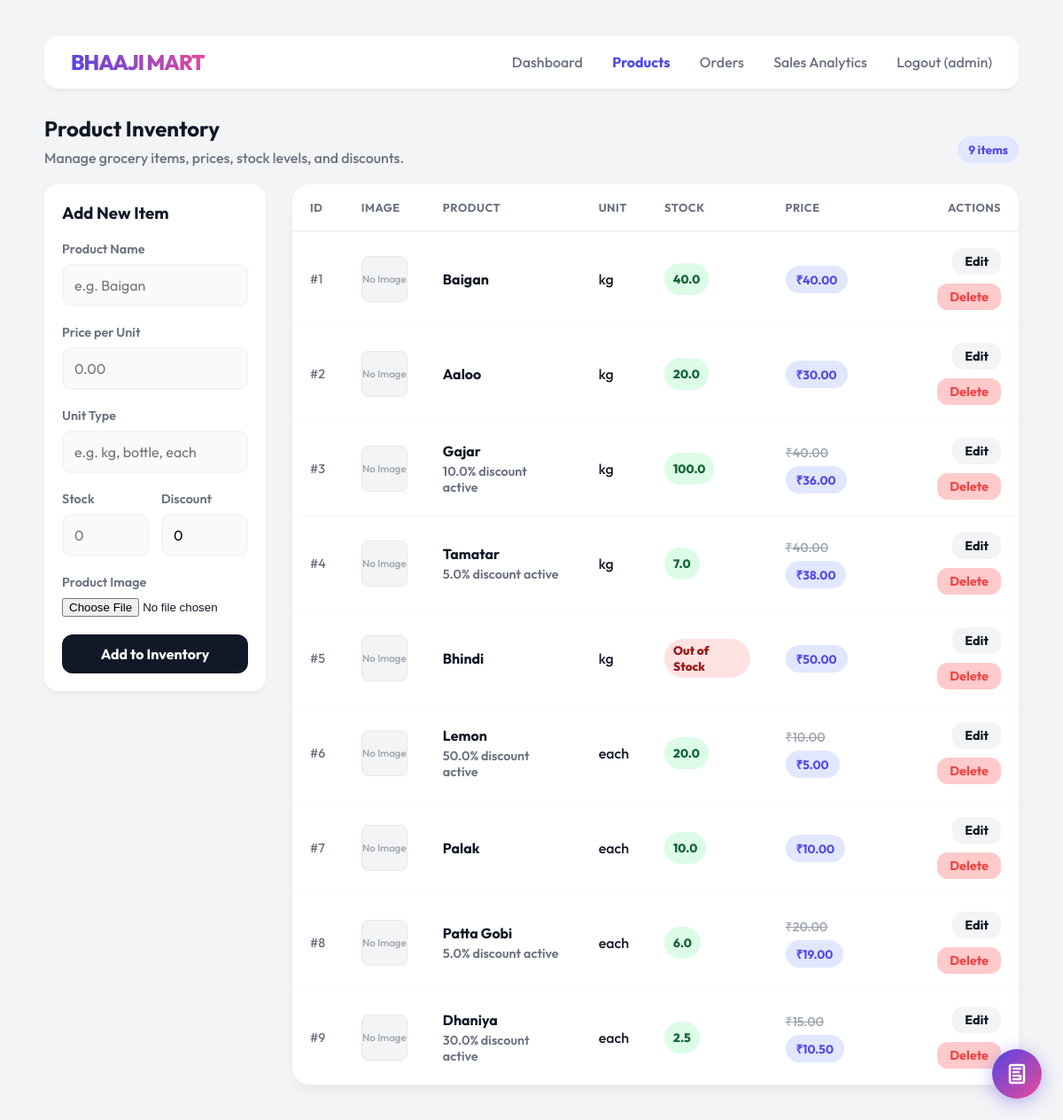
Before: /products (signed in) with the older database file.
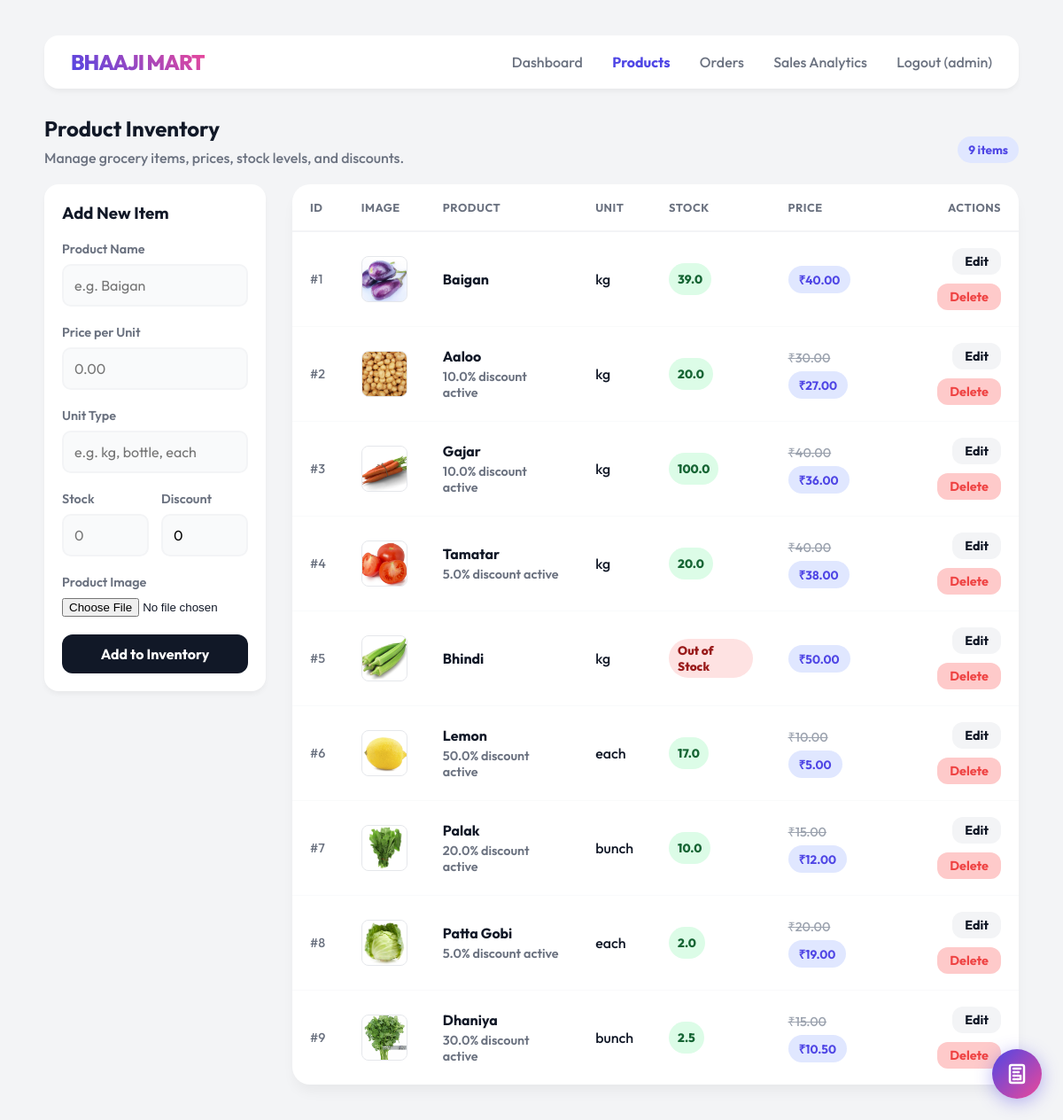
After: the same page with the newer database file.
### tables this page shows
CREATE TABLE products (
        product_id INTEGER PRIMARY KEY AUTOINCREMENT,
        name TEXT NOT NULL,
        price REAL NOT NULL,
        unit TEXT NOT NULL,
        stock REAL NOT NULL DEFAULT 0 CHECK(stock >= 0),
        discount REAL NOT NULL DEFAULT 0 CHECK(discount >= 0 AND discount <= 100)
    , image_url TEXT);

### backend/app.py (the view, shortened to what this page needs)
@app.route("/products", methods=["GET", "POST"])
@admin_required
def products():
    products = get_all_products()
    return render_template("products.html", products=products)

### backend/app.py (called while the page is built)
@login_manager.user_loader
def load_user(user_id):
    conn = get_connection()
    user_data = conn.execute("SELECT * FROM users WHERE id = ?", (user_id,)).fetchone()
    conn.close()
    if user_data:
        return User(user_data['id'], user_data['username'], user_data['password_hash'], user_data['role'])
    return None

def admin_required(f):
    @wraps(f)
    @login_required
    def decorated_function(*args, **kwargs):
        if current_user.role != 'admin':
            return "403 Forbidden: Admins only", 403
        return f(*args, **kwargs)
    return decorated_function

@app.context_processor
def inject_cart_count():
    if current_user.is_authenticated and current_user.role == 'customer':
        return {"cart_count": get_cart_count(current_user.id)}
    return {"cart_count": 0}

### backend/db.py (called while the page is built)
def get_connection():
    conn = sqlite3.connect(DB_NAME)
    conn.row_factory = sqlite3.Row
    return conn

### backend/products.py (called while the page is built)
def get_all_products():
    conn = get_connection()
    products = conn.execute("SELECT * FROM products").fetchall()
    conn.close()
    return products

### templates/products.html (shortened to what the changed rows need)
{% extends "base.html" %}
{% block content %}
<div class="page-header flex-between">
    <div>
        <h2 class="page-title">Product Inventory</h2>
    </div>
</div>
<div class="dashboard-grid inventory-layout">
    <div class="main-content inventory-panel">
        <div class="inventory-table-wrap">
            <table class="inventory-table">
                <thead>
                    <tr>
                        <th>ID</th>
                        <th>Image</th>
                        <th>Product</th>
                        <th>Unit</th>
                        <th>Stock</th>
                        <th>Price</th>
                        <th class="text-right">Actions</th>
                    </tr>
                </thead>
                <tbody>
                    {% if products %}
                    {% for product in products %}
                    {% set final_price = product.price * (1 - product.discount / 100) %}
                    <tr>
                        <td class="muted-cell">#{{ product.product_id }}</td>
                        <td>
                            <div class="product-thumbnail-wrapper">
                                {% if product.image_url %}
                                <img src="{{ url_for('static', filename=product.image_url) }}" alt="{{ product.name }}" class="product-thumbnail" loading="lazy">
                                {% else %}
                                <span class="placeholder-thumbnail">No Image</span>
                                {% endif %}
                            </div>
                        </td>
                        <td>
                            <strong>{{ product.name }}</strong>
                            {% if product.discount > 0 %}
                            <div class="discount-note">{{ product.discount }}% discount active</div>
                            {% endif %}
                        </td>
                        <td>{{ product.unit }}</td>
                        <td>
                            {% if product.stock > 0 %}
                            <span class="stock-pill stock-in">{{ product.stock }}</span>
                            {% else %}
                            <span class="stock-pill stock-out">Out of Stock</span>
                            {% endif %}
                        </td>
                        <td>
                            {% if product.discount > 0 %}
                            <span class="old-price">&#8377;{{ "%.2f"|format(product.price) }}</span>
                            <span class="tag price-tag">&#8377;{{ "%.2f"|format(final_price) }}</span>
                            {% else %}
                            <span class="tag price-tag">&#8377;{{ "%.2f"|format(product.price) }}</span>
                            {% endif %}
                        </td>
                        <td class="text-right">
                            <div class="table-actions">
                                <a href="/edit_product/{{ product.product_id }}" class="btn btn-small btn-muted">Edit</a>
                                <a href="/delete_product/{{ product.product_id }}"
                                   class="btn btn-small btn-danger"
                                   onclick="return confirm('Delete this item?')">Delete</a>
                            </div>
                        </td>
                    </tr>
                    {% endfor %}
                    {% endif %}
                </tbody>
            </table>
        </div>
    </div>
</div>
{% endblock %}

Changed rows visible on the page:
changed products "Baigan": image_url: picture added; stock "40.0" → "39.0"; no longer shows "No Image"
changed products "Aaloo": image_url: picture added; discount (not shown) → "10.0"; final_price (not shown) → "27.00"
changed products "Gajar": image_url: picture added; no longer shows "No Image"
changed products "Tamatar": image_url: picture added; stock "7.0" → "20.0"; no longer shows "No Image"
changed products "Bhindi": image_url: picture added; no longer shows "No Image"
changed products "Lemon": image_url: picture added; stock "20.0" → "17.0"; no longer shows "No Image"
changed products "Palak": image_url: picture added; discount (not shown) → "20.0"; unit "each" → "bunch"; final_price (not shown) → "12.00"; price "10.00" → "15.00"
changed products "Patta Gobi": image_url: picture added; stock "6.0" → "2.0"; no longer shows "No Image"
changed products "Dhaniya": image_url: picture added; unit "each" → "bunch"; no longer shows "No Image"
